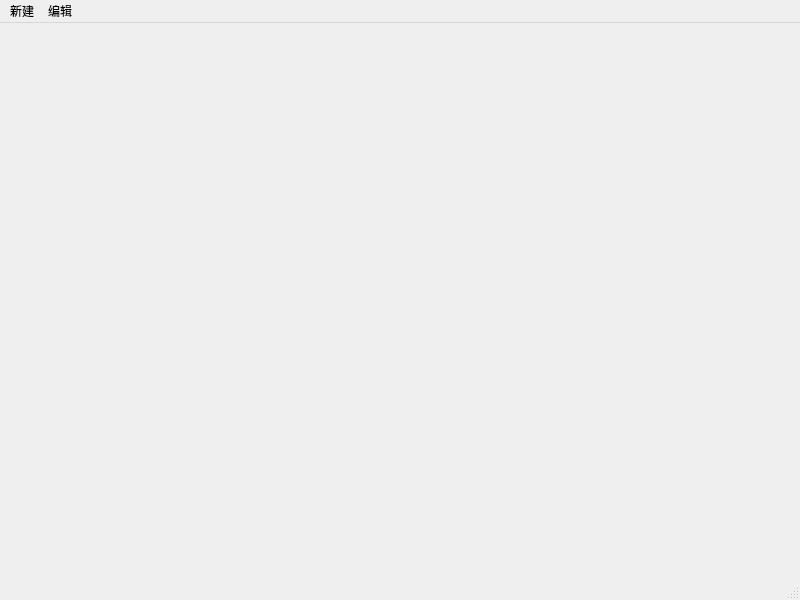
<?xml version="1.0" encoding="UTF-8"?>
<ui version="4.0">
 <class>MainWindow</class>
 <widget class="QMainWindow" name="MainWindow">
  <property name="geometry">
   <rect>
    <x>0</x>
    <y>0</y>
    <width>800</width>
    <height>600</height>
   </rect>
  </property>
  <property name="windowTitle">
   <string>MainWindow</string>
  </property>
  <widget class="QWidget" name="centralwidget"/>
  <widget class="QMenuBar" name="menubar">
   <property name="geometry">
    <rect>
     <x>0</x>
     <y>0</y>
     <width>800</width>
     <height>21</height>
    </rect>
   </property>
   <widget class="QMenu" name="menu">
    <property name="title">
     <string>新建</string>
    </property>
    <addaction name="actionnew"/>
    <addaction name="actionopen"/>
    <addaction name="actioninfo"/>
   </widget>
   <widget class="QMenu" name="menu_2">
    <property name="title">
     <string>编辑</string>
    </property>
   </widget>
   <addaction name="menu"/>
   <addaction name="menu_2"/>
  </widget>
  <widget class="QStatusBar" name="statusbar"/>
  <action name="actionnew">
   <property name="text">
    <string>新建</string>
   </property>
  </action>
  <action name="actionopen">
   <property name="text">
    <string>打开</string>
   </property>
  </action>
  <action name="actioninfo">
   <property name="text">
    <string>提示·信息</string>
   </property>
  </action>
 </widget>
 <resources/>
 <connections/>
</ui>
